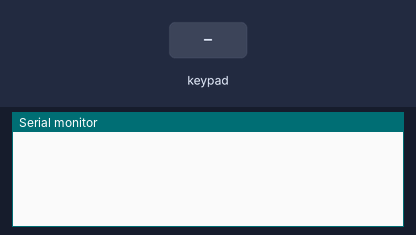
The sketch below on a simulated Arduino Mega 2560, built with avr-gcc and run on an emulated ATmega2560. Parts: the last lines printed to the serial monitor. The inputs (shaded band) are chosen by the test bench.

Above: at 1.2 s.
1.3 s: key '1' pressed
At 2.5 s:
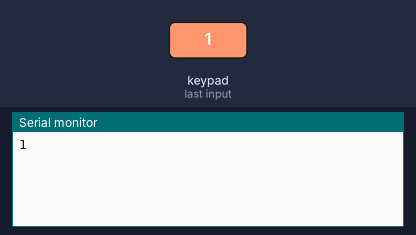
2.8 s: keypad keys 2 3 2 5 2 7 2 9 # pressed 0.4 s apart
At 6.6 s:
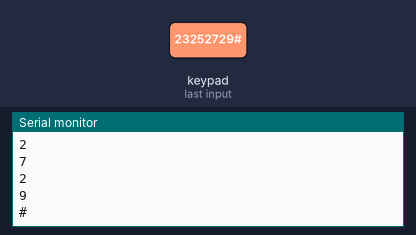
7.9 s: key 'A' pressed
At 9.0 s:
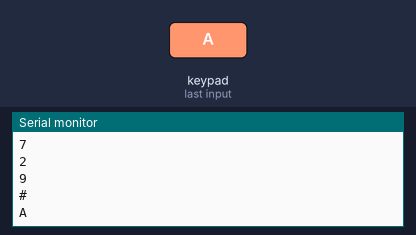
9.4 s: keypad keys 2 3 2 5 2 7 2 9 * pressed 0.4 s apart
At 13.9 s:
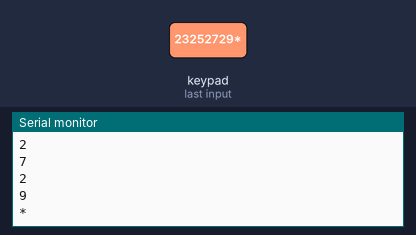
14.5 s: key 'B' pressed
At 15.2 s:
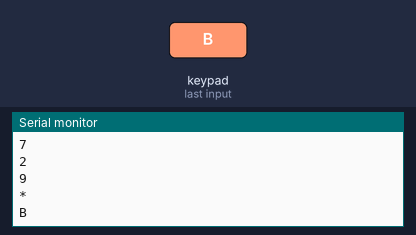
16.0 s: keypad keys 2 3 2 5 2 7 2 9 D pressed 0.4 s apart
At 19.9 s:
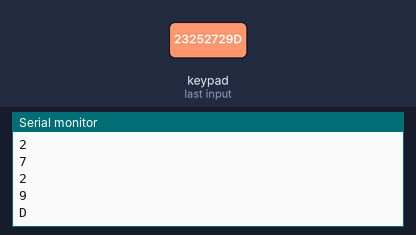
Timing chart, 0 to 21.4 s (numbered marks = the images above; inputs shaded):
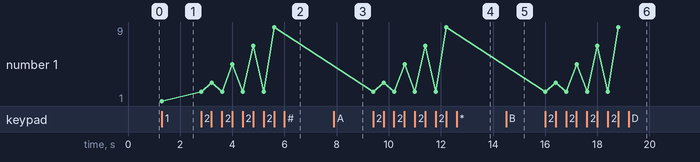

Measured:
- after the input at 1.3 s, the serial monitor: prints a new line at once (image 1)
- after the input at 2.8 s, the serial monitor: prints a new line at once (image 2)
- after the input at 7.9 s, the serial monitor: prints a new line at once (image 3)
- after the input at 9.4 s, the serial monitor: prints a new line at once (image 4)
- after the input at 14.5 s, the serial monitor: prints a new line at once (image 5)
- after the input at 16.0 s, the serial monitor: prints a new line at once (image 6)
- plotted number 1: 1 → 9 after the input at 2.8 s

The sketch:

02.-_TECLADO_MATRIZ_4_x_4.ino
```cpp
//Uso del teclado matricial 4 x 4
//Desarrollado por José Acosta      2017 - 03 - 19
//jz.akta@gmail.com

#include <Key.h>
#include <Keypad.h>

const byte FILAS = 4;      //Definimos el número de filas
const byte COLUMNAS = 4;   //Definimos el número de columnas

char teclas[FILAS][COLUMNAS] =            //**
  {                                       // *
    {'1' , '2' , '3' , 'A'},              // *   Definimos teclas correspondientes
    {'4' , '5' , '6' , 'B'},              // *** dentro de la matriz de filas y
    {'7' , '8' , '9' , 'C'},              // *   columnas.
    {'*' , '0' , '#' , 'D'}               // *
  };                                      //**

byte filasPines[FILAS] = {23 , 25 , 27 , 29};             //Definimos pines digitales de entradas fila de la placa Arduino MEGA
byte columnasPines[COLUMNAS] = {31 , 33 , 35 , 37};       //Definimos pines digitales de entradas columna de la placa Arduino MEGA

Keypad teclado = Keypad(makeKeymap(teclas), filasPines, columnasPines, FILAS, COLUMNAS);   //Definimos la variable teclado con todos los elementos configurados

void setup()
{
  Serial.begin(9600);                     //Iniciar comunicación serie
}

void loop()
{
  char teclapulsada = teclado.getKey();   //Adquisición del caracter y almacenamiento en variable char

  if(teclapulsada != NO_KEY)              //Si existe comunicación se procede con lo siguiente
  {
    Serial.println(teclapulsada);         //Impresión de caracter
  }
}
```
